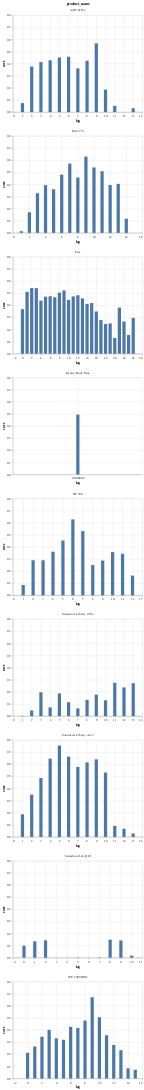

The notebook cell saved with this chart:
### Code cell
alt.Chart(df_corr).mark_bar(size=10).encode(
    x=alt.X('lag'),
    y=alt.Y('corr', 
            #scale=alt.Scale(domain=[0,1])
           ),
    facet=alt.Facet(
        'product_name',
        columns=1,
        sort=['total_reviews']
    )
).transform_filter(
    datum.corr > 0
).resolve_scale(x='independent')

### Figure 1 — Vega-Lite specification as saved in the notebook (floating-point values rounded to 4 significant figures; data arrays with more than 128 entries replaced by an {"elided": "..."} marker saying what was removed)
{"config": {"view": {"continuousWidth": 400, "continuousHeight": 300}}, "data": {"name": "data-99f2068dab50dbf0ad9817cf7384b221"}, "mark": {"type": "bar", "size": 10}, "encoding": {"facet": {"type": "nominal", "columns": 1, "field": "product_name", "sort": ["total_reviews"]}, "x": {"type": "quantitative", "field": "lag"}, "y": {"type": "quantitative", "field": "corr"}}, "resolve": {"scale": {"x": "independent"}}, "transform": [{"filter": "(datum.corr > 0)"}], "$schema": "https://vega.github.io/schema/vega-lite/v4.8.1.json", "datasets": {"data-99f2068dab50dbf0ad9817cf7384b221": {"elided": "153 records"}}}
